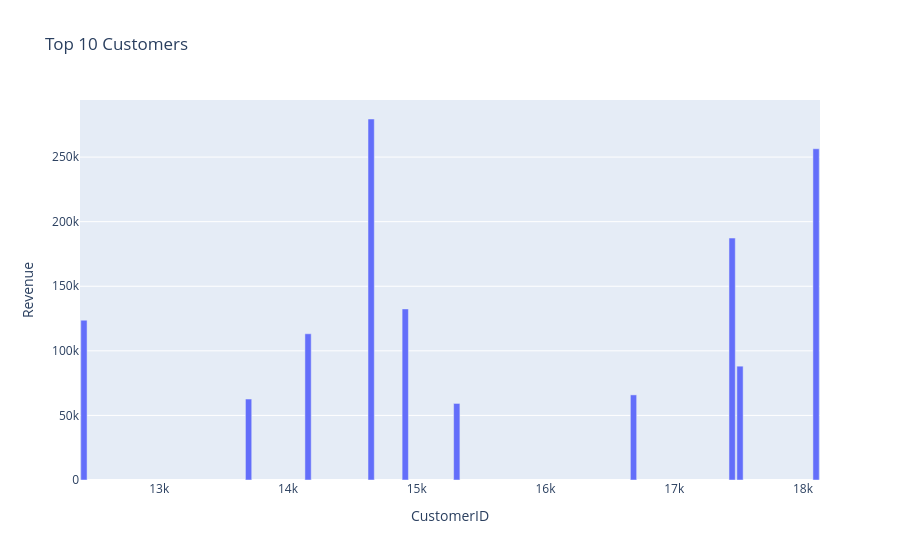

Notebook source saved alongside this figure:
### Markdown cell above
Top 10 Customers

### Code cell
top_customers = (
    df.groupby("CustomerID")["Revenue"]
    .sum()
    .sort_values(ascending=False)
    .head(10)
    .reset_index()
)

fig = px.bar(
    top_customers,
    x="CustomerID",
    y="Revenue",
    title="Top 10 Customers"
)

fig.show()

### Figure 1 — Plotly figure (JSON) as saved in the notebook; plotly's stock layout.template omitted (floating-point values rounded to 4 significant figures)
{"data": [{"hovertemplate": "CustomerID=%{x}<br>Revenue=%{y}<extra></extra>", "legendgroup": "", "marker": {"color": "#636efa", "pattern": {"shape": ""}}, "name": "", "orientation": "v", "showlegend": false, "textposition": "auto", "x": [14650.0, 18100.0, 17450.0, 14910.0, 12420.0, 14160.0, 17510.0, 16680.0, 13690.0, 15310.0], "xaxis": "x", "y": [279500.0, 256400.0, 187300.0, 132500.0, 123700.0, 113200.0, 88130.0, 65890.0, 62690.0, 59280.0], "yaxis": "y", "type": "bar"}], "layout": {"xaxis": {"anchor": "y", "domain": [0.0, 1.0], "title": {"text": "CustomerID"}}, "yaxis": {"anchor": "x", "domain": [0.0, 1.0], "title": {"text": "Revenue"}}, "legend": {"tracegroupgap": 0}, "title": {"text": "Top 10 Customers"}, "barmode": "relative"}}
